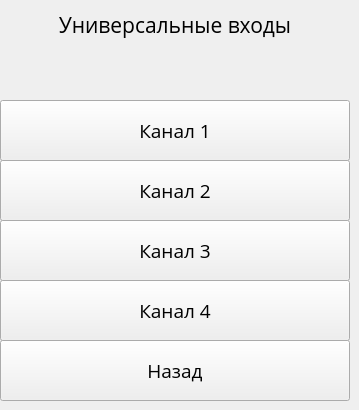
   <widget class="QWidget" name="UniversalInpits">
    <widget class="QLabel" name="label_19">
     <property name="geometry">
      <rect>
       <x>0</x>
       <y>0</y>
       <width>350</width>
       <height>50</height>
      </rect>
     </property>
     <property name="font">
      <font>
       <family>Open Sans</family>
       <pointsize>16</pointsize>
      </font>
     </property>
     <property name="text">
      <string>Универсальные входы</string>
     </property>
     <property name="alignment">
      <set>Qt::AlignCenter</set>
     </property>
    </widget>
    <widget class="QPushButton" name="pushButton_23">
     <property name="geometry">
      <rect>
       <x>0</x>
       <y>340</y>
       <width>350</width>
       <height>61</height>
      </rect>
     </property>
     <property name="font">
      <font>
       <family>Open Sans</family>
       <pointsize>14</pointsize>
      </font>
     </property>
     <property name="text">
      <string>Назад</string>
     </property>
    </widget>
    <widget class="QPushButton" name="pushButton_22">
     <property name="geometry">
      <rect>
       <x>0</x>
       <y>160</y>
       <width>350</width>
       <height>61</height>
      </rect>
     </property>
     <property name="font">
      <font>
       <family>Open Sans</family>
       <pointsize>14</pointsize>
      </font>
     </property>
     <property name="text">
      <string>Канал 2</string>
     </property>
    </widget>
    <widget class="QPushButton" name="pushButton_21">
     <property name="geometry">
      <rect>
       <x>0</x>
       <y>100</y>
       <width>350</width>
       <height>61</height>
      </rect>
     </property>
     <property name="font">
      <font>
       <family>Open Sans</family>
       <pointsize>14</pointsize>
      </font>
     </property>
     <property name="text">
      <string>Канал 1</string>
     </property>
    </widget>
    <widget class="QPushButton" name="pushButton_24">
     <property name="geometry">
      <rect>
       <x>0</x>
       <y>220</y>
       <width>350</width>
       <height>61</height>
      </rect>
     </property>
     <property name="font">
      <font>
       <family>Open Sans</family>
       <pointsize>14</pointsize>
      </font>
     </property>
     <property name="text">
      <string>Канал 3</string>
     </property>
    </widget>
    <widget class="QPushButton" name="pushButton_25">
     <property name="geometry">
      <rect>
       <x>0</x>
       <y>280</y>
       <width>350</width>
       <height>61</height>
      </rect>
     </property>
     <property name="font">
      <font>
       <family>Open Sans</family>
       <pointsize>14</pointsize>
      </font>
     </property>
     <property name="text">
      <string>Канал 4</string>
     </property>
    </widget>
   </widget>
